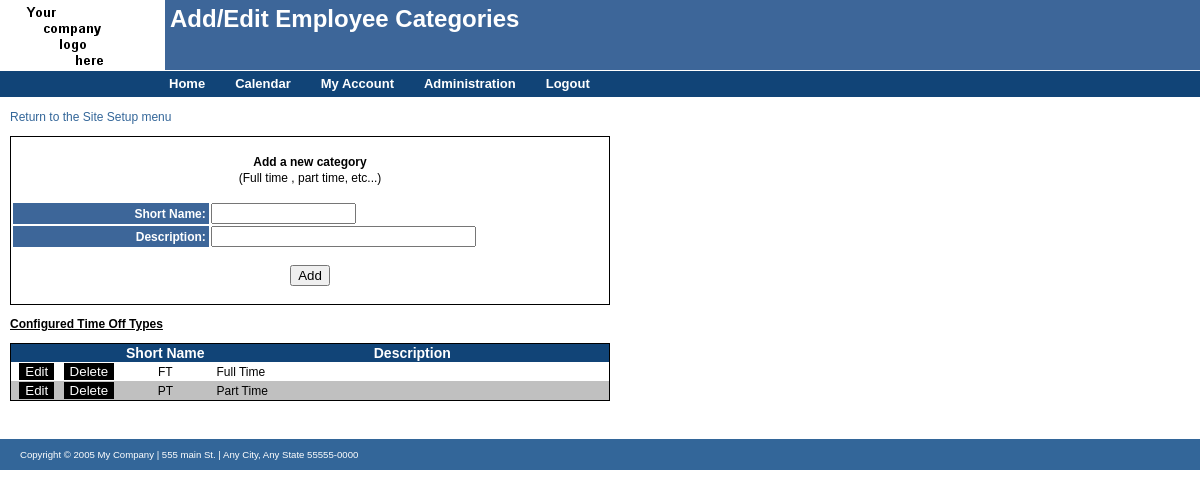
Page /admin/employee_category.php (signed in) on the committed database.
### tables this page shows
CREATE TABLE `vf_category` (
  `cat_id` int(10) NOT NULL auto_increment,
  `short_name` varchar(10) NOT NULL default '',
  `descr` varchar(25) NOT NULL default '',
  PRIMARY KEY  (`cat_id`)
);

### admin/employee_category.php (the view, shortened to what this page needs)
<?PHP
$edit_cat = $_POST["edit_cat"];
$type_id = $_POST["type_id"];
$new_sname = $_POST["new_sname"];
$new_desc = $_POST["new_desc"];
require(DIR_PATH."includes/header.inc.php");
$cat_cnt = 0;
$cat_sql = @mysql_query("SELECT * FROM `vf_category`");
while($cat_result = @mysql_fetch_array($cat_sql)){
	$cat_id = $cat_result["cat_id"];
	$cat_shrtnme = $cat_result["short_name"];
	$cat_descr = $cat_result["descr"];
	if($bgcolor == "#FFFFFF"){
    	$bgcolor = "#C0C0C0";
    }else{
    	$bgcolor = "#FFFFFF";
	}
  $cat_display .= '
	  <tr bgcolor="'.$bgcolor.'">
	    <td width="50" align="center" title="Edit">
	  		<form action="'.$_SERVER["PHP_SELF"].'" method="post" enctype="multipart/form-data" style="margin-bottom:0;" >
  			<input type="hidden" value="'.$cat_id.'" name="type_id">
		    <input name="edit_cat" type="submit" value="Edit" style="background:black;border:none;color:white;">
	  		</form>
  		</td>
	    <td width="50" align="center" title="Delete">
	  		<form action="'.$_SERVER["PHP_SELF"].'" method="post" enctype="multipart/form-data" style="margin-bottom:0;">
  			<input type="hidden" value="'.$cat_id.'" name="type_id">
		    <input name="delete_cat" type="submit" value="Delete" style="background:black;border:none;color:white;" onclick="javascript:return confirm(\'Are you sure you want to delete category: '.$cat_descr.' ?\')">
	  		</form>
		  </td>
	    <td width="100" align="center">'.$cat_shrtnme.'</td>
	    <td width="400">'.$cat_descr.'</td>
	  </tr>';
  $cat_cnt = 1;
}
?>
<p style="margin-left: 10;"><a href="site_setup.php">Return to the Site Setup menu</a></p>
<form action="<?PHP echo $_SERVER["PHP_SELF"]; ?>" method="post">
<table width="600" border="0" cellspacing="2" cellpadding="0" style="margin-left: 10;" id="datatable">
  <tr>
    <td width="600" colspan="2">&nbsp;</td>
  </tr>
  <tr>
    <td width="600" colspan="2" align="center"><b>Add a new category</b></td>
  </tr>
  <tr>
    <td width="600" colspan="2" align="center">(Full time , part time, etc...)</td>
  </tr>
  <tr>
    <td width="600" colspan="2">&nbsp;</td>
  </tr>
  <tr>
    <td width="200" class="emptable">Short Name:&nbsp;</td>
    <td width="400"><input name="new_sname" type="text" size="15" maxlength="15" value="<?PHP echo $new_sname; ?>"></td>
  </tr>
  <tr>
    <td width="200" class="emptable">Description:&nbsp;</td>
    <td width="400"><input name="new_desc" type="text" size="30" maxlength="25" value="<?PHP echo $new_desc; ?>"></td>
  </tr>
  <tr>
    <td width="600" colspan="2">&nbsp;</td>
  </tr>
<?PHP
if(isset($edit_cat)){
	echo '
  <tr>
    <td width="600" colspan="2" align="center"><input name="edit_entry" type="submit" value="Update">&nbsp;<input name="edit_cancel" type="submit" value="Cancel"><input type="hidden" value="'.$type_id.'" name="type_id"></td>
  </tr>
  <tr>';
}else{
	echo '
  <tr>
    <td width="600" colspan="2" align="center"><input name="add_entry" type="submit" value="Add"></td>
  </tr>
  <tr>';
}
?>
    <td width="600" colspan="2">&nbsp;</td>
  </tr>
</table>
</form>
<?PHP
if($cat_cnt == 1){
?>
	<p style="text-decoration:underline; margin-left: 10;"><b>Configured Time Off Types</b></p>
	<table width="600" border="0" cellspacing="0" cellpadding="1" style="margin-left: 10;" id="datatable">
	  <tr id="tableheader">
	    <th width="50" title="Edit">&nbsp;</th>
	    <th width="50" title="Delete">&nbsp;</th>
	    <th width="100">Short Name</th>
	    <th width="400">Description</th>
	  </tr>
	  <?PHP echo $cat_display; ?>
	</table>
	<p>&nbsp;</p>
<?PHP
}else{
echo '<p style="margin-left: 10;"><b>There are currently no categories entered.</b></p>';
}
require(DIR_PATH."includes/footer.inc.php");
?>

### css/site.css (style rules this page uses)
BODY { PADDING-RIGHT: 0px; PADDING-LEFT: 0px; PADDING-BOTTOM: 0px; MARGIN: 0px; PADDING-TOP: 0px; BACKGROUND-COLOR: white; font-size: 12px; font-family: Verdana, Arial, sans-serif; }
body table { font-size: 12px; font-family: Verdana, Arial, sans-serif; color: #000000; }
#datatable { border-style: solid solid solid solid; border: thin solid Black; }
#tableheader { BACKGROUND-COLOR: rgb(17,68,119); color: white; font-family: Arial, Helvetica, sans-serif; font-size: 14px; }
p { font-size: 12px; font-family: Verdana, Arial, sans-serif; color: #000000; }
A { COLOR: rgb(51,102,153); TEXT-DECORATION: none; }
.emptable { BACKGROUND-COLOR: rgb(61,102,153); margin-left: 10; margin-right: 5; color: #FFFFFF; text-align: right; font-weight: bold; font-size: 12px; }

### css/print.css (style rules this page uses)
body { margin: 0in 0.5in; background-color: white; background-image: none; }
a { text-decoration: none; color: rgb(153,51,51); }

### rows in the picture
vf_category: short_name "FT", descr "Full Time"
vf_category: short_name "PT", descr "Part Time"

### other values in the picture
$hdr_detail "Add/Edit Employee Categories"
$cfg['company_name'] "My Company"
$cfg['company_address'] "555 main St."
$cfg['company_city'] "Any City"
$cfg['company_state'] "Any State"
$cfg['company_zip'] "55555-0000"
